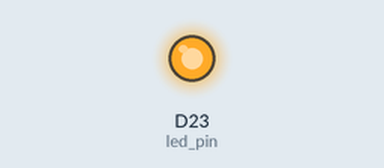
The sketch below on a simulated Arduino Due. On the bench: output pins drawn as LEDs (lit = HIGH). What the sketch prints to the serial monitor is not drawn.

Above: at 1.5 s.
At 63.59 s:
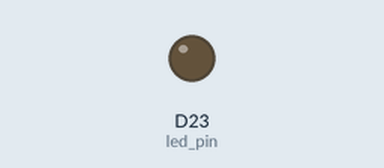
Timing chart, 0 to 64.0 s (numbered marks = the images above):
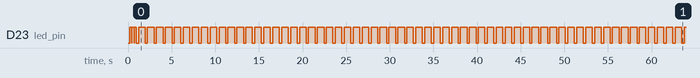

Measured:
- by itself, D23 (led_pin): moves between LOW and HIGH, repeating every 49.2 s
- by itself, everything shown: repeats every 33.8 s, in 66 steps

The sketch:

led_controller_wiggle.ino
```cpp
/*
  led ramp up/down with wiggle for the teensy 4.1
 */

const float freq = 1.0; // cycles per second
const int NUM_STEPS = 50; // number of steps for half cycle
const int NUM_STEPS_1 = 20; // num steps up before first decline
const int NUM_STEPS_2 = 40; // num steps before final ascent

// 2 * NUM_STEPS * freq must factor 1e6 = 2^6 * 5^6.
// meaning NUM_STEPS and freq combined can have at most 5 times
// the factor of 2 and 6 times the factor of 5, and must have
// no other prime factors

const int resolution = 10; // number of bits signal resolution

const bool repeat_peaks = false; // setting this to true will mess up frequency!

const int num_samples_per_cycle = 2 * NUM_STEPS + (repeat_peaks ? 1 : 0);
const unsigned long sample_time_usec = (unsigned long)(1.0e6 / (num_samples_per_cycle * freq));
const float true_freq = 1.0 / (1e-6 * (num_samples_per_cycle * sample_time_usec));

const int max_level_max = (1 << resolution);


// experimentally determined minimum values for LED to switch on,
// for different resolutions
// below this value the light goes completely dark
const int min_level_min[16] = {
  0, // place holder
  0, // place holder
  3, // 2 bits
  4, // 3 bits
  4, // 4 bits
  4, // 5 bits
  4, // 6 bits
  4, // 7 bits
  4, // 8 bits
  4, // 9 bits (only 1 LED lit)
  5, // 10 bits
  5, // 11 bits
  5, // 12 bits
  5, // 13 bits
  5, // 14 bits
  5  // 15 bits
};

// the minimum level must be set depending on resolution,
// then tweaked up a little because the lower end is no longer
// accurately linear
const int min_level = int(min_level_min[resolution] * 1.2); // 1.2 worked
// The upper end of the range also gives more events than expected
const int max_level = int(max_level_max * 0.95); // 0.95 worked
const float mid_level = 0.5 * (min_level + max_level);

// table of optimal frequencies for the teensy 4.1 (600MHz CPU):

const float optimal_frequency[16] = {
  0, // place holder
  75000000,  // place holder
  37500000,  // 2 bits
  18750000,  // 3 bits
  9375000,   // 4 bits
  4687500,   // 5 bits
  2343750,   // 6 bits
  1171875.0, // 7 bits
  585937.50, // 8 bits
  292968.75, // 9 bits
  146484.38, // 10 bits
  73242.19,  // 11 bits
  36621.09,  // 12 bits
  18310.55,  // 13 bits
  9155.27,   // 14 bits
  4577.64    // 15 bits
};


unsigned long t_last;
const int led_pin = 23;


void setup() {
  Serial.begin(9600);
  const float f = optimal_frequency[resolution];

  //Declaring LED pin as output
  pinMode(led_pin, OUTPUT);

  analogWriteResolution(resolution);
  // this sets the frequency for all pins driven
  // by the same clock
  analogWriteFrequency(led_pin, f);

  Serial.print("true freq: ");
  Serial.println(true_freq);
  Serial.print("resolution: ");
  Serial.println(resolution);
  Serial.print("sample time [usec]: ");
  Serial.println(sample_time_usec);
  Serial.print("min level: ");
  Serial.println(min_level);
  Serial.print("max level: ");
  Serial.println(max_level);
  Serial.print("pwm frequency:");
  Serial.println(f);


  /*
  const long cpu_freq = F_CPU * 1e-6;
  Serial.print("cpu frequency:");
  Serial.println(cpu_freq);
  */
  analogWrite(led_pin, 0);
  t_last = micros();
}


uint64_t t_usec = 0; // elapsed time in microseconds
int counter = 0;
int section = 0;


float level = min_level;

float fac = pow(float(max_level) / float(min_level), 1.0 / NUM_STEPS_1);

// the loop routine runs over and over again forever:
void loop() {

  const unsigned long t_clock = micros();
  const unsigned long dt = t_clock - t_last;

  if (dt >= sample_time_usec) {
    t_usec += dt;
    //const float level = min_level * pow(base, float(counter));
    analogWrite(led_pin, round(level));
    //analogWrite(led_pin, round(0.5 * max_level));
    Serial.print(counter);
    Serial.print(" ");
    Serial.println(level);
    switch (section) {
      case 0:
      if (counter >= NUM_STEPS_1) {
        section = 1;
        fac = 1.0 / pow(float(max_level) / mid_level,
                        1.0 / (NUM_STEPS_2 - NUM_STEPS_1));
      } break;
      case 1:
      if (counter >= NUM_STEPS_2) {
        section = 2;
        fac = pow(float(max_level) / mid_level,
                          1.0 / (NUM_STEPS - NUM_STEPS_2));
      } break;
      case 2:
      if (counter >= NUM_STEPS) {
        section = 3;
        fac = 1.0 / pow(float(max_level) / mid_level,
                          1.0 / (NUM_STEPS_1));
      } break;
      case 3:
      if (counter >= NUM_STEPS + NUM_STEPS_1) {
        section = 4;
        fac = pow(float(max_level) / mid_level,
                        1.0 / (NUM_STEPS_2 - NUM_STEPS_1));
      } break;
      case 4:
      if (counter >= NUM_STEPS + NUM_STEPS_2) {
        section = 5;
        fac = 1.0 / pow(float(max_level) / min_level,
                        1.0 / (NUM_STEPS - NUM_STEPS_2));
      } break;
      case 5:
      if (counter >= 2 * NUM_STEPS) {
        section = 0;
        fac = pow(float(max_level) / float(min_level), 1.0 / NUM_STEPS_1);
        level = min_level; // make sure to restart always from same point
        counter = -1;
      } break;
    }
    level *= fac;
    counter++;

    t_last = t_clock;
  }
}
```
